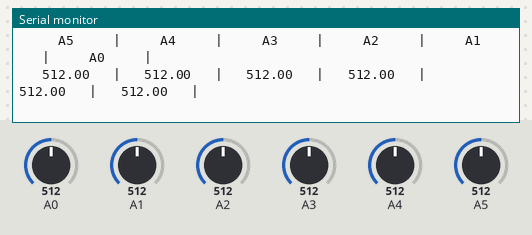
Bench run of a sketch on a simulated Arduino Leonardo, built with avr-gcc and run on an emulated ATmega32U4. On the bench: the last lines printed to the serial monitor. The inputs (shaded band) are chosen by the test bench; at power-on: A0 = 512, A1 = 512, A2 = 512, A3 = 512, A4 = 512, A5 = 512. USB keyboard and mouse output is not drawn.

Above: at 1.2 s.
1.3 s: A0 set to 105
At 1.4 s:
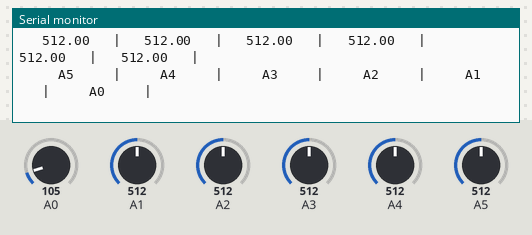
4.3 s: A0 set to 89
At 4.3 s:
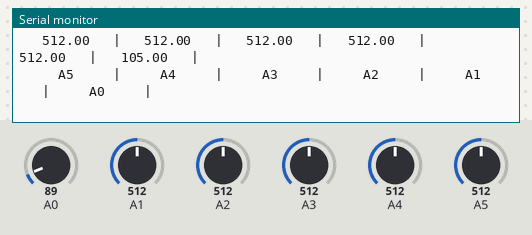
Timing chart, 0 to 7.3 s (numbered marks = the images above; inputs shaded):
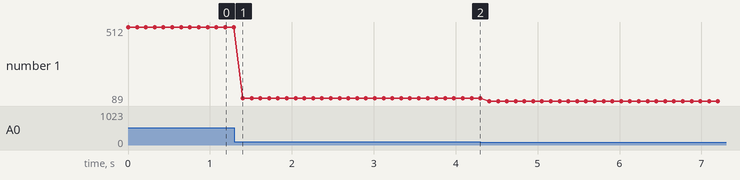

The sketch:

MakeyMakeybueno.ino
```cpp
#include <Keyboard.h>
void setup() {
  pinMode(A5, INPUT);
  pinMode(A4, INPUT);
  pinMode(A3, INPUT);
  pinMode(A2, INPUT);
  pinMode(A1, INPUT);
  pinMode(A0, INPUT);
  Serial.begin(9600);
}

void loop() {
  Keyboard.begin();
  double a= analogRead(A5);
  double b=analogRead(A4);
  double c= analogRead(A3);
  double d= analogRead(A2);
  double e= analogRead(A1);
  double f= analogRead(A0);

  if (a>460) { Keyboard.press('w'); }
 else { Keyboard.release('w'); }

  if (b>318) { Keyboard.press('s');}
 else {  Keyboard.release('s');}

  if (f>330) { Keyboard.press('d');}
 else { Keyboard.release('d'); }

  if (c>477) { Keyboard.press('a');}
 else { Keyboard.release('a'); }

  if (e>475) { Keyboard.press('l');}
 else {  Keyboard.release('l');}

  if (d>303) { Keyboard.press(32);}
 else { Keyboard.release(32); }


 Serial.println("     A5     |     A4     |     A3     |     A2     |     A1     |     A0     |");
  Serial.print("   ");
  Serial.print(a);
  Serial.print("   |   ");
  Serial.print(b);
  Serial.print("   |   ");
  Serial.print(c);
  Serial.print("   |   ");
  Serial.print(d);
  Serial.print("   |   ");
  Serial.print(e);
  Serial.print("   |   ");
  Serial.print(f);
  Serial.println("   |");
  delay(100);
}
```

Measured:
- plotted number 1: 512 → 105 after the input at 1.3 s, 105 → 89 after the input at 4.3 s
